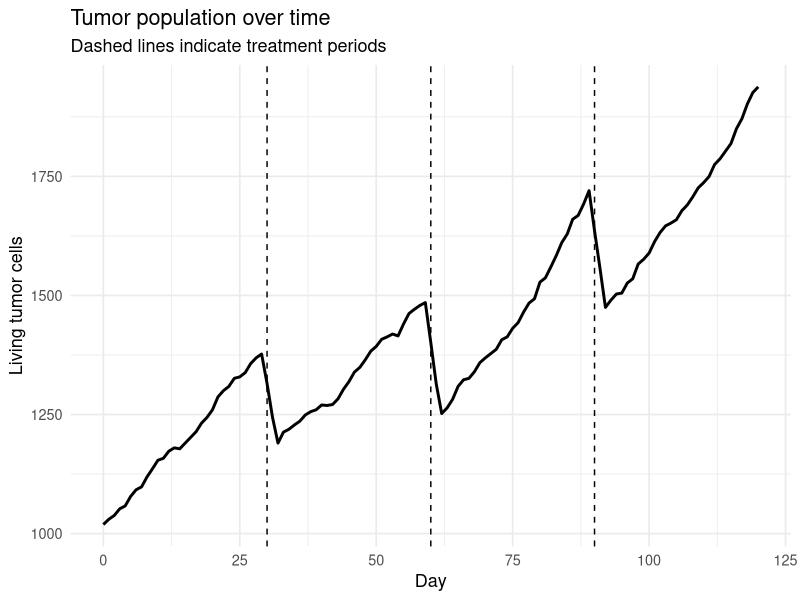
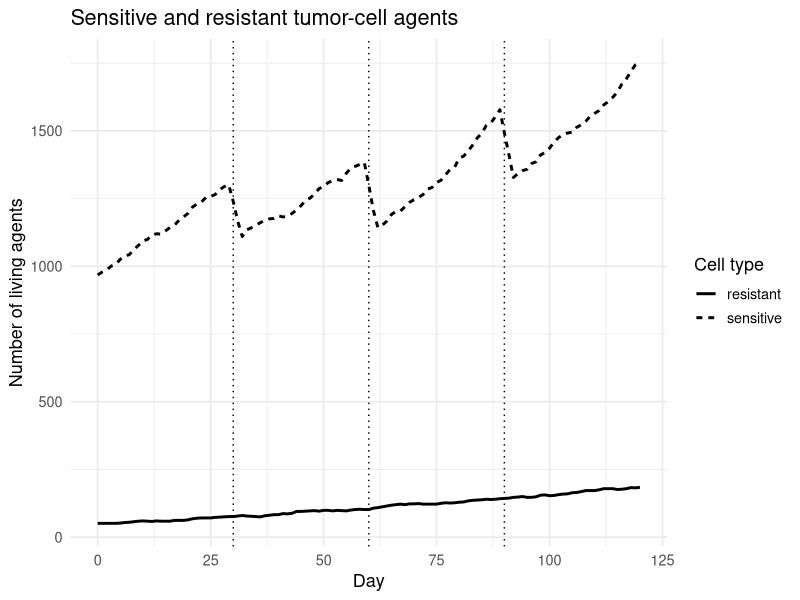
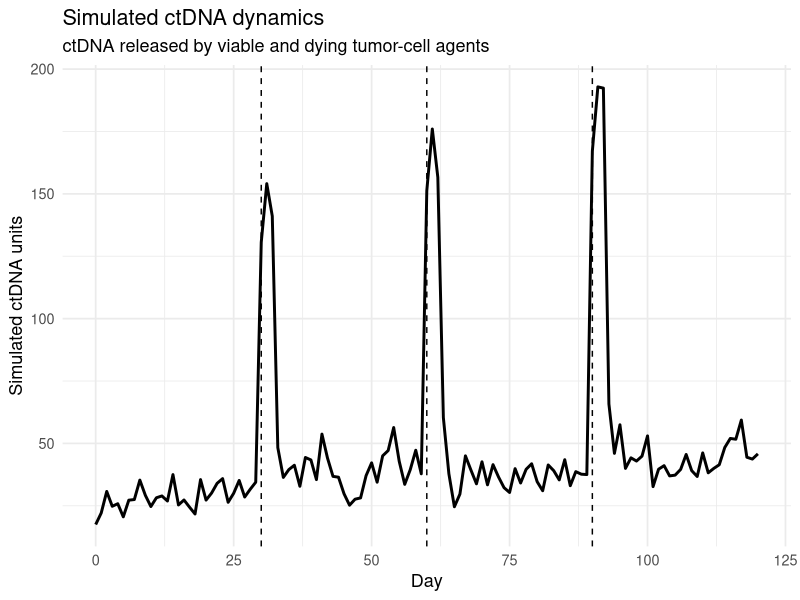
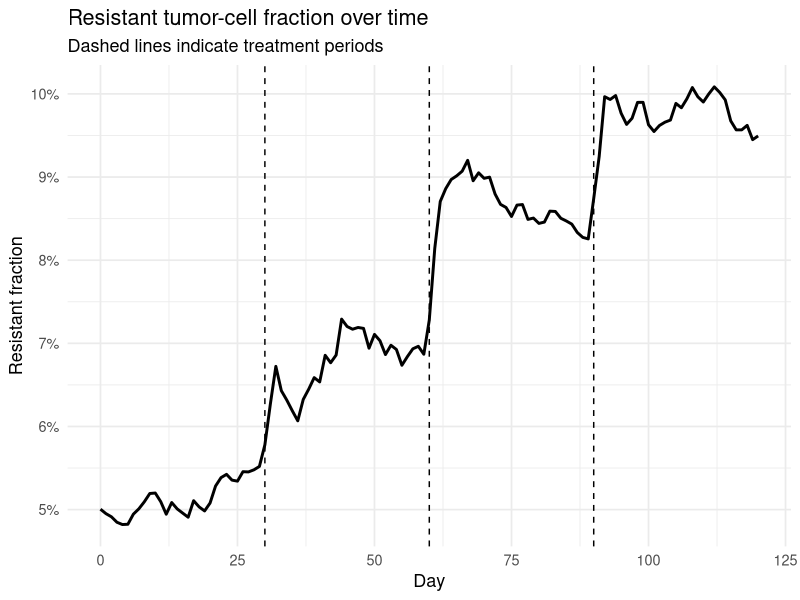
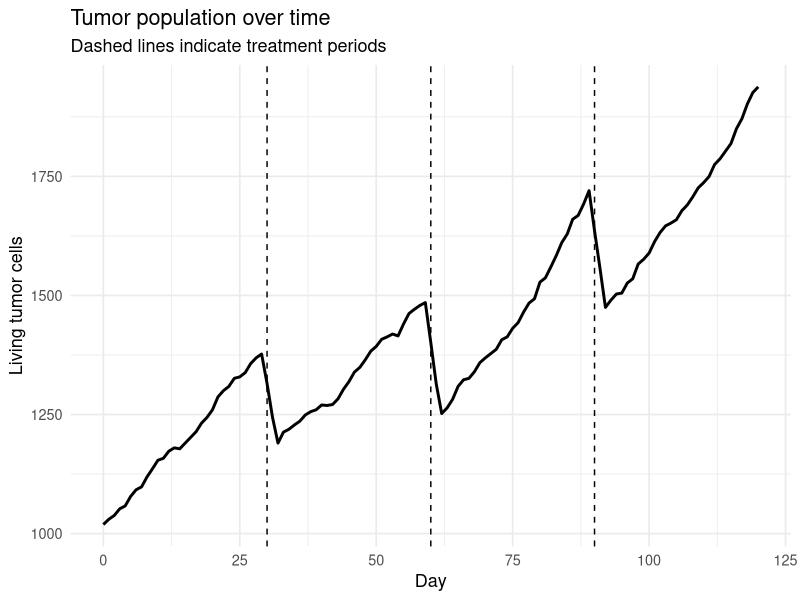
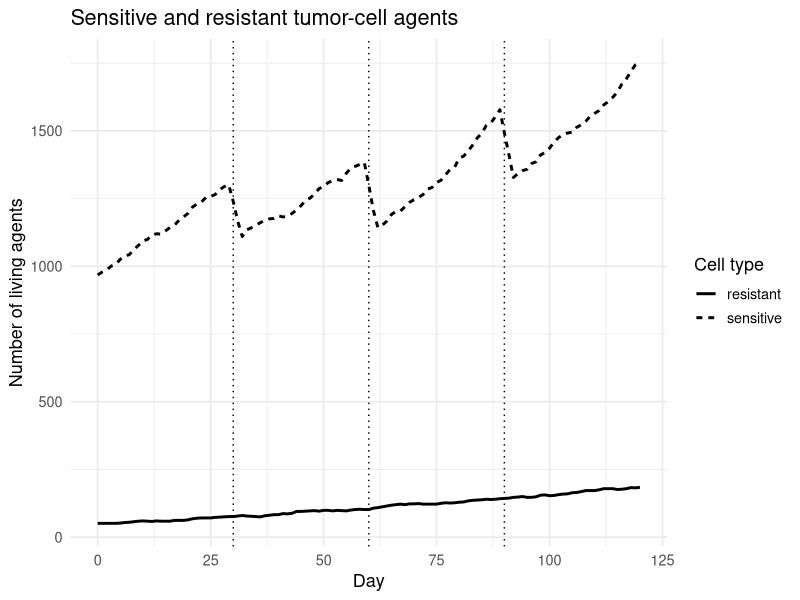
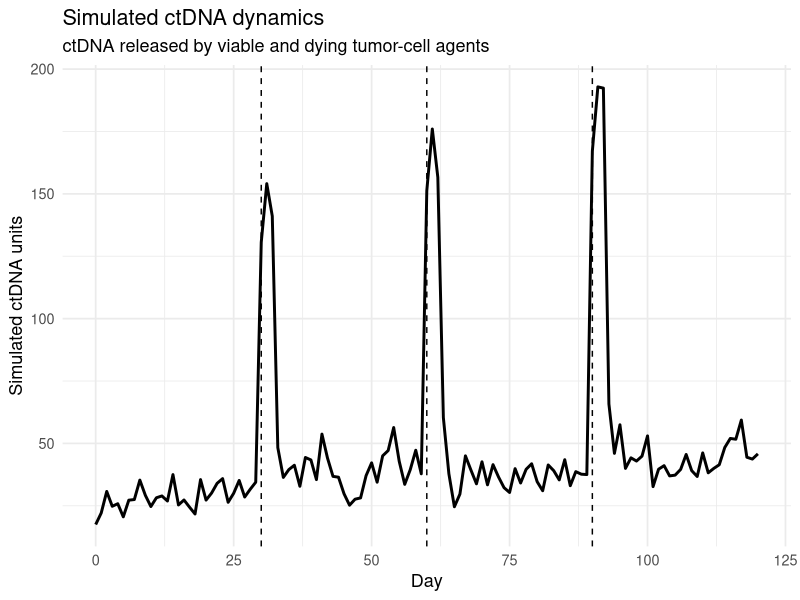
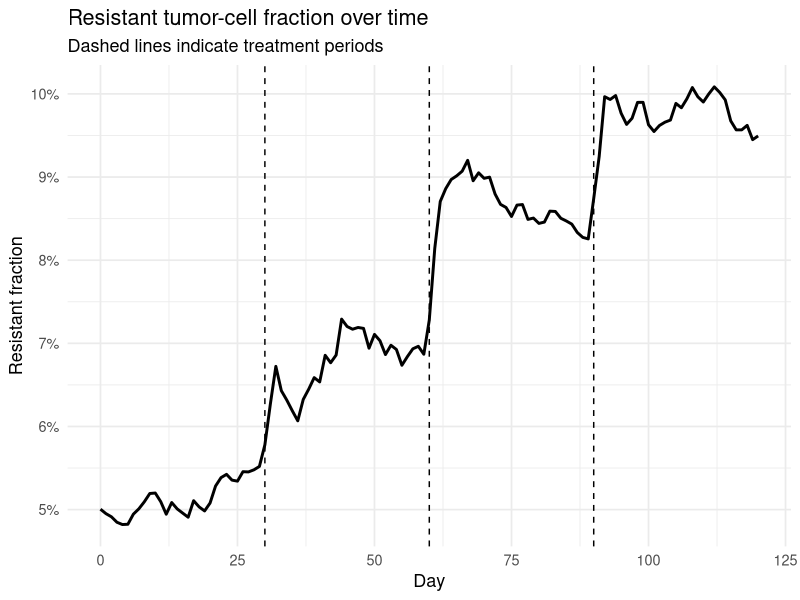

R code for these plots, in order:
# ============================================================
# REQUIRED PACKAGES
# ============================================================

# Run this ONCE if the packages are not already installed:

#install.packages(c("dplyr", "ggplot2", "tidyr", "scales"))
library(dplyr)
library(ggplot2)
library(tidyr)
library(scales)


# ============================================================
# SIMPLE INDIVIDUAL-CELL AGENT-BASED MODEL OF ctDNA
# ============================================================

set.seed(123)


# ============================================================
# 1. GENERAL SETTINGS
# ============================================================

simulation_days <- 120

initial_cells <- 1000

initial_resistant_fraction <- 0.05

treatment_days <- c(30, 60, 90)

treatment_duration <- 3


# ============================================================
# 2. BIOLOGICAL PARAMETERS
# ============================================================

# Sensitive cells
division_prob_S <- 0.025
apoptosis_prob_S <- 0.012
necrosis_prob_S <- 0.003

# Resistant cells
division_prob_R <- 0.022
apoptosis_prob_R <- 0.009
necrosis_prob_R <- 0.002


# ============================================================
# 3. TREATMENT EFFECT
# ============================================================

treatment_apoptosis_multiplier_S <- 6
treatment_necrosis_multiplier_S <- 3

treatment_apoptosis_multiplier_R <- 1.5
treatment_necrosis_multiplier_R <- 1.2


# ============================================================
# 4. ctDNA RELEASE
# ============================================================

active_release_S <- 0.002
active_release_R <- 0.003

apoptosis_release_S <- 1.0
apoptosis_release_R <- 1.2

necrosis_release_S <- 2.0
necrosis_release_R <- 2.4

ctDNA_clearance_fraction <- 0.80


# ============================================================
# 5. CREATE INITIAL AGENTS
# ============================================================

n_resistant <- round(
  initial_cells * initial_resistant_fraction
)

n_sensitive <- initial_cells - n_resistant

agents <- data.frame(
  id = 1:initial_cells,
  type = c(
    rep("Sensitive", n_sensitive),
    rep("Resistant", n_resistant)
  ),
  alive = TRUE,
  stringsAsFactors = FALSE
)

next_id <- initial_cells + 1


# ============================================================
# 6. STORAGE
# ============================================================

results <- data.frame()

ctDNA_pool <- 0


# ============================================================
# 7. SIMULATION LOOP
# ============================================================

for (day in 0:simulation_days) {
  
  # ----------------------------------------------------------
  # Determine whether treatment is active
  # ----------------------------------------------------------
  
  treatment_active <- any(
    day >= treatment_days &
      day < treatment_days + treatment_duration
  )
  
  
  # ----------------------------------------------------------
  # Identify living agents
  # ----------------------------------------------------------
  
  living_ids <- agents$id[
    agents$alive
  ]
  
  
  # ----------------------------------------------------------
  # Daily counters
  # ----------------------------------------------------------
  
  apoptosis_today <- 0
  necrosis_today <- 0
  
  new_cells <- list()
  
  
  # ==========================================================
  # EACH AGENT MAKES ITS OWN STOCHASTIC DECISION
  # ==========================================================
  
  for (cell_id in living_ids) {
    
    idx <- which(
      agents$id == cell_id
    )
    
    cell_type <- agents$type[idx]
    
    
    # --------------------------------------------------------
    # Assign biological probabilities
    # --------------------------------------------------------
    
    if (cell_type == "Sensitive") {
      
      division_prob <- division_prob_S
      apoptosis_prob <- apoptosis_prob_S
      necrosis_prob <- necrosis_prob_S
      
      if (treatment_active) {
        
        apoptosis_prob <-
          apoptosis_prob *
          treatment_apoptosis_multiplier_S
        
        necrosis_prob <-
          necrosis_prob *
          treatment_necrosis_multiplier_S
      }
      
    } else {
      
      division_prob <- division_prob_R
      apoptosis_prob <- apoptosis_prob_R
      necrosis_prob <- necrosis_prob_R
      
      if (treatment_active) {
        
        apoptosis_prob <-
          apoptosis_prob *
          treatment_apoptosis_multiplier_R
        
        necrosis_prob <-
          necrosis_prob *
          treatment_necrosis_multiplier_R
      }
    }
    
    
    # --------------------------------------------------------
    # Ensure probabilities do not exceed 1
    # --------------------------------------------------------
    
    apoptosis_prob <- min(
      apoptosis_prob,
      1
    )
    
    necrosis_prob <- min(
      necrosis_prob,
      1
    )
    
    
    # --------------------------------------------------------
    # APOPTOSIS
    # --------------------------------------------------------
    
    if (runif(1) < apoptosis_prob) {
      
      agents$alive[idx] <- FALSE
      apoptosis_today <- apoptosis_today + 1
      
      next
    }
    
    
    # --------------------------------------------------------
    # NECROSIS
    # --------------------------------------------------------
    
    if (runif(1) < necrosis_prob) {
      
      agents$alive[idx] <- FALSE
      necrosis_today <- necrosis_today + 1
      
      next
    }
    
    
    # --------------------------------------------------------
    # CELL DIVISION
    # --------------------------------------------------------
    
    if (runif(1) < division_prob) {
      
      new_cells[[length(new_cells) + 1]] <-
        data.frame(
          id = next_id,
          type = cell_type,
          alive = TRUE,
          stringsAsFactors = FALSE
        )
      
      next_id <- next_id + 1
    }
  }
  
  
  # ==========================================================
  # ADD DAUGHTER CELLS
  # ==========================================================
  
  if (length(new_cells) > 0) {
    
    agents <- bind_rows(
      agents,
      bind_rows(new_cells)
    )
  }
  
  
  # ==========================================================
  # CURRENT POPULATION
  # ==========================================================
  
  sensitive_alive <- sum(
    agents$alive &
      agents$type == "Sensitive"
  )
  
  resistant_alive <- sum(
    agents$alive &
      agents$type == "Resistant"
  )
  
  total_alive <-
    sensitive_alive +
    resistant_alive
  
  
  # ==========================================================
  # ctDNA RELEASE FROM LIVING CELLS
  # ==========================================================
  
  active_ctDNA <-
    sensitive_alive * active_release_S +
    resistant_alive * active_release_R
  
  
  # ==========================================================
  # ctDNA FROM CELL DEATH
  # ==========================================================
  
  death_ctDNA <-
    apoptosis_today *
    mean(
      c(
        apoptosis_release_S,
        apoptosis_release_R
      )
    ) +
    necrosis_today *
    mean(
      c(
        necrosis_release_S,
        necrosis_release_R
      )
    )
  
  
  # ==========================================================
  # ctDNA POOL
  # ==========================================================
  
  ctDNA_pool <-
    ctDNA_pool *
    (
      1 -
        ctDNA_clearance_fraction
    ) +
    active_ctDNA +
    death_ctDNA
  
  
  # ==========================================================
  # SAVE DAILY RESULTS
  # ==========================================================
  
  results <- bind_rows(
    results,
    data.frame(
      day = day,
      sensitive = sensitive_alive,
      resistant = resistant_alive,
      total_cells = total_alive,
      apoptosis = apoptosis_today,
      necrosis = necrosis_today,
      ctDNA = ctDNA_pool,
      treatment = treatment_active
    )
  )
}


# ============================================================
# 8. PRINT FINAL RESULTS
# ============================================================

cat(
  "\n====================================\n"
)

cat(
  "SIMULATION COMPLETE\n"
)

cat(
  "====================================\n"
)

cat(
  "Final sensitive cells:",
  tail(results$sensitive, 1),
  "\n"
)

cat(
  "Final resistant cells:",
  tail(results$resistant, 1),
  "\n"
)

cat(
  "Final total cells:",
  tail(results$total_cells, 1),
  "\n"
)

cat(
  "Final ctDNA:",
  round(
    tail(results$ctDNA, 1),
    2
  ),
  "\n"
)


# ============================================================
# 9. PLOT 1 - TOTAL TUMOR CELLS
# ============================================================

p1 <- ggplot(
  results,
  aes(
    x = day,
    y = total_cells
  )
) +
  geom_line(
    linewidth = 1
  ) +
  geom_vline(
    xintercept = treatment_days,
    linetype = "dashed"
  ) +
  labs(
    title = "Tumor population over time",
    subtitle = "Dashed lines indicate treatment periods",
    x = "Day",
    y = "Living tumor cells"
  ) +
  theme_minimal(
    base_size = 13
  )

print(p1)


# ============================================================
# 10. PLOT 2 - SENSITIVE VS RESISTANT CELLS
# ============================================================

population_long <- results %>%
  select(
    day,
    sensitive,
    resistant
  ) %>%
  pivot_longer(
    cols = c(
      sensitive,
      resistant
    ),
    names_to = "cell_type",
    values_to = "cells"
  )

p2 <- ggplot(
  population_long,
  aes(
    x = day,
    y = cells,
    linetype = cell_type
  )
) +
  geom_line(
    linewidth = 1
  ) +
  geom_vline(
    xintercept = treatment_days,
    linetype = "dotted"
  ) +
  labs(
    title = "Sensitive and resistant tumor-cell agents",
    x = "Day",
    y = "Number of living agents",
    linetype = "Cell type"
  ) +
  theme_minimal(
    base_size = 13
  )

print(p2)


# ============================================================
# 11. PLOT 3 - ctDNA
# ============================================================

p3 <- ggplot(
  results,
  aes(
    x = day,
    y = ctDNA
  )
) +
  geom_line(
    linewidth = 1
  ) +
  geom_vline(
    xintercept = treatment_days,
    linetype = "dashed"
  ) +
  labs(
    title = "Simulated ctDNA dynamics",
    subtitle = "ctDNA released by viable and dying tumor-cell agents",
    x = "Day",
    y = "Simulated ctDNA units"
  ) +
  theme_minimal(
    base_size = 13
  )

print(p3)


# ============================================================
# 12. PLOT 4 - RESISTANT FRACTION
# ============================================================

results_fraction <- results %>%
  mutate(
    resistant_fraction =
      resistant / total_cells
  )

p4 <- ggplot(
  results_fraction,
  aes(
    x = day,
    y = resistant_fraction
  )
) +
  geom_line(
    linewidth = 1
  ) +
  geom_vline(
    xintercept = treatment_days,
    linetype = "dashed"
  ) +
  scale_y_continuous(
    labels = percent_format(
      accuracy = 1
    )
  ) +
  labs(
    title = "Resistant tumor-cell fraction over time",
    subtitle = "Dashed lines indicate treatment periods",
    x = "Day",
    y = "Resistant fraction"
  ) +
  theme_minimal(
    base_size = 13
  )

print(p4)


# ============================================================
# 13. SAVE OUTPUTS
# ============================================================

dir.create(
  "D:/ctdna/model2/plots",
  showWarnings = FALSE,
  recursive = TRUE
)

if (!dir.exists("D:/ctdna/model2/output_data")) {
  dir.create(
    "D:/ctdna/model2/output_data",
    recursive = TRUE
  )
}


# ------------------------------------------------------------
# Save simulation results
# ------------------------------------------------------------

write.csv(
  results,
  "D:/ctdna/model2/output_data/Simple_ABM_results.csv",
  row.names = FALSE
)


# ------------------------------------------------------------
# Save plots
# ------------------------------------------------------------

ggsave(
  filename = "D:/ctdna/model2/plots/Simple_ABM_total_cells.png",
  plot = p1,
  width = 8,
  height = 5,
  dpi = 300
)

ggsave(
  filename = "D:/ctdna/model2/plots/Simple_ABM_sensitive_resistant.png",
  plot = p2,
  width = 8,
  height = 5,
  dpi = 300
)

ggsave(
  filename = "D:/ctdna/model2/plots/Simple_ABM_ctDNA.png",
  plot = p3,
  width = 8,
  height = 5,
  dpi = 300
)

ggsave(
  filename = "D:/ctdna/model2/plots/Simple_ABM_resistant_fraction.png",
  plot = p4,
  width = 8,
  height = 5,
  dpi = 300
)


# ============================================================
# END
# ============================================================

cat(
  "\nFiles saved successfully.\n"
)
